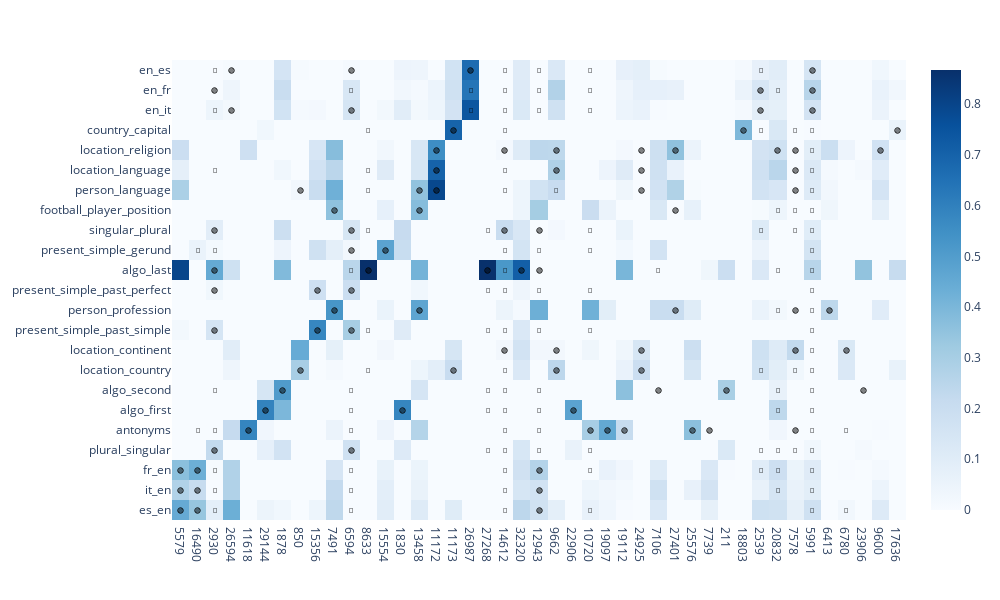

The notebook cell saved with this chart:
### Code cell
import plotly.express as px
import pandas as pd
import numpy as np

normalized_losses = {}

drop_features = []
drop_ids = [features.index(feature) for feature in drop_features]

features_dropped = [feature for feature in features if feature not in drop_features]

for task_name, losses in task_losses_positive.items():
    base_loss = losses[1]
    losses = losses[0]
    losses = np.array(losses)
    losses = np.delete(losses, drop_ids)

    losses = np.minimum(losses, base_loss)

    losses = (base_loss - losses) / base_loss
    
    max_loss = np.max(losses)
    min_loss = np.min(losses)

    # losses = (losses - min_loss) / (max_loss - min_loss)

    # losses = losses / max_loss

    # losses[losses < 0.2] = 0.0
    # losses[losses > 1.0] = 1.0

    # losses = np.clip(losses, 0.2, 1.0)
    
    # mean_loss = np.mean(losses - base_loss)

    # base_acc = losses[1][1]

    # accs = [base_acc - loss[1] for loss in losses[0]]
    normalized_losses[task_name] = losses


heatmap = np.zeros((len(task_names), len(features_dropped)))

for i, task_name in enumerate(task_names):
    for j, feature in enumerate(features_dropped):
        heatmap[i, j] = normalized_losses[task_name][j]

def make_heatmap():
    normalized_losses = {}

    drop_features = []
    drop_ids = [features.index(feature) for feature in drop_features]

    features_dropped = [feature for feature in features if feature not in drop_features]

    for task_name, losses in task_losses_positive.items():
        base_loss = losses[1]
        losses = losses[0]
        losses = np.array(losses)
        losses = np.delete(losses, drop_ids)

        losses = np.minimum(losses, base_loss)

        losses = (base_loss - losses) / base_loss
        
        max_loss = np.max(losses)
        # min_loss = np.min(losses)

        losses = losses / max_loss

        losses[losses < 0.2] = 0.0
        losses[losses > 1.0] = 1.0
        
        # mean_loss = np.mean(losses - base_loss)

        # base_acc = losses[1][1]

        # accs = [base_acc - loss[1] for loss in losses[0]]
        normalized_losses[task_name] = losses


    heatmap = np.zeros((len(task_names), len(features_dropped)))

    for i, task_name in enumerate(task_names):
        for j, feature in enumerate(features_dropped):
            heatmap[i, j] = normalized_losses[task_name][j]

    return heatmap


# heatmap /= np.mean(heatmap, axis=0, keepdims=True)



# heatmap = np.where(heatmap > 0, np.log(heatmap), -10)
# heatmap[np.isnan(heatmap)] = np.min(heatmap[np.isfinite(heatmap)])
# heatmap[np.isinf(heatmap)] = np.max(heatmap[np.isfinite(heatmap)])

# heatmap = np.log(1 + heatmap * 40)

# heatmap = np.clip(heatmap, -5, 5)

# avg_heatmap = np.sum(heatmap != 1, axis=0)

sort_map = make_heatmap()
# sort_map = heatmap

avg_heatmap  = np.max(sort_map, axis=0)

sorted_idx = np.argsort(-avg_heatmap)

heatmap = heatmap[:, sorted_idx]

sort_map = sort_map[:, sorted_idx]

# min_heatmap = np.min(heatmap, axis=1)   

min_pos = np.argmax(sort_map, axis=1)

y_sorted_idx = np.argsort(min_pos)

heatmap = heatmap[y_sorted_idx]


heatmap = np.flip(heatmap, axis=0)

fig = px.imshow(heatmap, x=[str(features_dropped[x]) for x in sorted_idx], y=[task_names[x] for x in y_sorted_idx][::-1], width=1000, height=600, aspect="auto", color_continuous_scale="Blues")

def make_filp_mask():
    heatmap = np.zeros((len(task_names), len(features)))
    feat_to_idx = {feat: i for i, feat in enumerate(features)}


    for i, task_name in enumerate(task_names):
        feats = tv_features[task_name]
        for feat in feats:
            if feat in feat_to_idx:
                heatmap[i, feat_to_idx[feat]] = 2


        feats = task_features[task_name]
        for feat in feats:
            if feat in feat_to_idx:
                heatmap[i, feat_to_idx[feat]] = 1

    heatmap = heatmap[y_sorted_idx]
    heatmap = heatmap[:, sorted_idx]

    return heatmap

filp_mask = make_filp_mask()


filp_mask = np.flip(filp_mask, axis=0)

annotation_style = dict(
    showarrow=False,
    font=dict(color="black", size=7),
    xanchor="center",
    yanchor="middle"
)

special_cells = {
    tuple(x): ["🟢"] for x in np.argwhere(filp_mask == 1)
}

special_cells.update({
    tuple(x): ["🔴"] for x in np.argwhere(filp_mask == 2)
})

# special_cells.update({
#     tuple(x): ["✔", "*"] for x in np.argwhere(filp_mask == 3)
# })

annotations = [
    {**annotation_style, **dict(x=cell[1], y=cell[0], text=icon, xshift=0, yshift=0 - i * 6)}
    for cell, icons in special_cells.items()
    for i, icon in enumerate(icons)
]
fig.update_layout(annotations=annotations)

fig.show()

### Figure 1 — Plotly figure (JSON) as saved in the notebook; plotly's stock layout.template omitted (floating-point values rounded to 4 significant figures; data arrays with more than 128 entries replaced by an {"elided": "..."} marker saying what was removed)
{"data": [{"coloraxis": "coloraxis", "hovertemplate": "x: %{x}<br>y: %{y}<br>color: %{z}<extra></extra>", "name": "0", "type": "heatmap", "x": ["5579", "16490", "2930", "26594", "11618", "29144", "1878", "850", "15356", "7491", "6594", "8633", "15554", "1830", "13458", "11172", "11173", "26987", "27268", "14612", "32320", "12943", "9662", "22906", "10720", "19097", "19112", "24925", "7106", "27401", "25576", "7739", "211", "18803", "2539", "20832", "7578", "5991", "6413", "6780", "23906", "9600", "17636"], "xaxis": "x", "y": ["en_es", "en_fr", "en_it", "country_capital", "location_religion", "location_language", "person_language", "football_player_position", "singular_plural", "present_simple_gerund", "algo_last", "present_simple_past_perfect", "person_profession", "present_simple_past_simple", "location_continent", "location_country", "algo_second", "algo_first", "antonyms", "plural_singular", "fr_en", "it_en", "es_en"], "yaxis": "y", "z": {"elided": "23x43 float values"}}], "layout": {"annotations": [{"font": {"color": "black", "size": 7}, "showarrow": false, "text": "🟢", "x": 3, "xanchor": "center", "xshift": 0, "y": 0, "yanchor": "middle", "yshift": 0}, {"font": {"color": "black", "size": 7}, "showarrow": false, "text": "🟢", "x": 10, "xanchor": "center", "xshift": 0, "y": 0, "yanchor": "middle", "yshift": 0}, {"font": {"color": "black", "size": 7}, "showarrow": false, "text": "🟢", "x": 17, "xanchor": "center", "xshift": 0, "y": 0, "yanchor": "middle", "yshift": 0}, {"font": {"color": "black", "size": 7}, "showarrow": false, "text": "🟢", "x": 37, "xanchor": "center", "xshift": 0, "y": 0, "yanchor": "middle", "yshift": 0}, {"font": {"color": "black", "size": 7}, "showarrow": false, "text": "🟢", "x": 2, "xanchor": "center", "xshift": 0, "y": 1, "yanchor": "middle", "yshift": 0}, {"font": {"color": "black", "size": 7}, "showarrow": false, "text": "🟢", "x": 34, "xanchor": "center", "xshift": 0, "y": 1, "yanchor": "middle", "yshift": 0}, {"font": {"color": "black", "size": 7}, "showarrow": false, "text": "🟢", "x": 37, "xanchor": "center", "xshift": 0, "y": 1, "yanchor": "middle", "yshift": 0}, {"font": {"color": "black", "size": 7}, "showarrow": false, "text": "🟢", "x": 3, "xanchor": "center", "xshift": 0, "y": 2, "yanchor": "middle", "yshift": 0}, {"font": {"color": "black", "size": 7}, "showarrow": false, "text": "🟢", "x": 10, "xanchor": "center", "xshift": 0, "y": 2, "yanchor": "middle", "yshift": 0}, {"font": {"color": "black", "size": 7}, "showarrow": false, "text": "🟢", "x": 34, "xanchor": "center", "xshift": 0, "y": 2, "yanchor": "middle", "yshift": 0}, {"font": {"color": "black", "size": 7}, "showarrow": false, "text": "🟢", "x": 37, "xanchor": "center", "xshift": 0, "y": 2, "yanchor": "middle", "yshift": 0}, {"font": {"color": "black", "size": 7}, "showarrow": false, "text": "🟢", "x": 16, "xanchor": "center", "xshift": 0, "y": 3, "yanchor": "middle", "yshift": 0}, {"font": {"color": "black", "size": 7}, "showarrow": false, "text": "🟢", "x": 33, "xanchor": "center", "xshift": 0, "y": 3, "yanchor": "middle", "yshift": 0}, {"font": {"color": "black", "size": 7}, "showarrow": false, "text": "🟢", "x": 42, "xanchor": "center", "xshift": 0, "y": 3, "yanchor": "middle", "yshift": 0}, {"font": {"color": "black", "size": 7}, "showarrow": false, "text": "🟢", "x": 15, "xanchor": "center", "xshift": 0, "y": 4, "yanchor": "middle", "yshift": 0}, {"font": {"color": "black", "size": 7}, "showarrow": false, "text": "🟢", "x": 19, "xanchor": "center", "xshift": 0, "y": 4, "yanchor": "middle", "yshift": 0}, {"font": {"color": "black", "size": 7}, "showarrow": false, "text": "🟢", "x": 22, "xanchor": "center", "xshift": 0, "y": 4, "yanchor": "middle", "yshift": 0}, {"font": {"color": "black", "size": 7}, "showarrow": false, "text": "🟢", "x": 27, "xanchor": "center", "xshift": 0, "y": 4, "yanchor": "middle", "yshift": 0}, {"font": {"color": "black", "size": 7}, "showarrow": false, "text": "🟢", "x": 29, "xanchor": "center", "xshift": 0, "y": 4, "yanchor": "middle", "yshift": 0}, {"font": {"color": "black", "size": 7}, "showarrow": false, "text": "🟢", "x": 35, "xanchor": "center", "xshift": 0, "y": 4, "yanchor": "middle", "yshift": 0}, {"font": {"color": "black", "size": 7}, "showarrow": false, "text": "🟢", "x": 36, "xanchor": "center", "xshift": 0, "y": 4, "yanchor": "middle", "yshift": 0}, {"font": {"color": "black", "size": 7}, "showarrow": false, "text": "🟢", "x": 41, "xanchor": "center", "xshift": 0, "y": 4, "yanchor": "middle", "yshift": 0}, {"font": {"color": "black", "size": 7}, "showarrow": false, "text": "🟢", "x": 15, "xanchor": "center", "xshift": 0, "y": 5, "yanchor": "middle", "yshift": 0}, {"font": {"color": "black", "size": 7}, "showarrow": false, "text": "🟢", "x": 22, "xanchor": "center", "xshift": 0, "y": 5, "yanchor": "middle", "yshift": 0}, {"font": {"color": "black", "size": 7}, "showarrow": false, "text": "🟢", "x": 27, "xanchor": "center", "xshift": 0, "y": 5, "yanchor": "middle", "yshift": 0}, {"font": {"color": "black", "size": 7}, "showarrow": false, "text": "🟢", "x": 36, "xanchor": "center", "xshift": 0, "y": 5, "yanchor": "middle", "yshift": 0}, {"font": {"color": "black", "size": 7}, "showarrow": false, "text": "🟢", "x": 7, "xanchor": "center", "xshift": 0, "y": 6, "yanchor": "middle", "yshift": 0}, {"font": {"color": "black", "size": 7}, "showarrow": false, "text": "🟢", "x": 14, "xanchor": "center", "xshift": 0, "y": 6, "yanchor": "middle", "yshift": 0}, {"font": {"color": "black", "size": 7}, "showarrow": false, "text": "🟢", "x": 15, "xanchor": "center", "xshift": 0, "y": 6, "yanchor": "middle", "yshift": 0}, {"font": {"color": "black", "size": 7}, "showarrow": false, "text": "🟢", "x": 27, "xanchor": "center", "xshift": 0, "y": 6, "yanchor": "middle", "yshift": 0}, {"font": {"color": "black", "size": 7}, "showarrow": false, "text": "🟢", "x": 36, "xanchor": "center", "xshift": 0, "y": 6, "yanchor": "middle", "yshift": 0}, {"font": {"color": "black", "size": 7}, "showarrow": false, "text": "🟢", "x": 9, "xanchor": "center", "xshift": 0, "y": 7, "yanchor": "middle", "yshift": 0}, {"font": {"color": "black", "size": 7}, "showarrow": false, "text": "🟢", "x": 14, "xanchor": "center", "xshift": 0, "y": 7, "yanchor": "middle", "yshift": 0}, {"font": {"color": "black", "size": 7}, "showarrow": false, "text": "🟢", "x": 29, "xanchor": "center", "xshift": 0, "y": 7, "yanchor": "middle", "yshift": 0}, {"font": {"color": "black", "size": 7}, "showarrow": false, "text": "🟢", "x": 2, "xanchor": "center", "xshift": 0, "y": 8, "yanchor": "middle", "yshift": 0}, {"font": {"color": "black", "size": 7}, "showarrow": false, "text": "🟢", "x": 10, "xanchor": "center", "xshift": 0, "y": 8, "yanchor": "middle", "yshift": 0}, {"font": {"color": "black", "size": 7}, "showarrow": false, "text": "🟢", "x": 19, "xanchor": "center", "xshift": 0, "y": 8, "yanchor": "middle", "yshift": 0}, {"font": {"color": "black", "size": 7}, "showarrow": false, "text": "🟢", "x": 21, "xanchor": "center", "xshift": 0, "y": 8, "yanchor": "middle", "yshift": 0}, {"font": {"color": "black", "size": 7}, "showarrow": false, "text": "🟢", "x": 10, "xanchor": "center", "xshift": 0, "y": 9, "yanchor": "middle", "yshift": 0}, {"font": {"color": "black", "size": 7}, "showarrow": false, "text": "🟢", "x": 12, "xanchor": "center", "xshift": 0, "y": 9, "yanchor": "middle", "yshift": 0}, {"font": {"color": "black", "size": 7}, "showarrow": false, "text": "🟢", "x": 2, "xanchor": "center", "xshift": 0, "y": 10, "yanchor": "middle", "yshift": 0}, {"font": {"color": "black", "size": 7}, "showarrow": false, "text": "🟢", "x": 11, "xanchor": "center", "xshift": 0, "y": 10, "yanchor": "middle", "yshift": 0}, {"font": {"color": "black", "size": 7}, "showarrow": false, "text": "🟢", "x": 18, "xanchor": "center", "xshift": 0, "y": 10, "yanchor": "middle", "yshift": 0}, {"font": {"color": "black", "size": 7}, "showarrow": false, "text": "🟢", "x": 20, "xanchor": "center", "xshift": 0, "y": 10, "yanchor": "middle", "yshift": 0}, {"font": {"color": "black", "size": 7}, "showarrow": false, "text": "🟢", "x": 21, "xanchor": "center", "xshift": 0, "y": 10, "yanchor": "middle", "yshift": 0}, {"font": {"color": "black", "size": 7}, "showarrow": false, "text": "🟢", "x": 2, "xanchor": "center", "xshift": 0, "y": 11, "yanchor": "middle", "yshift": 0}, {"font": {"color": "black", "size": 7}, "showarrow": false, "text": "🟢", "x": 8, "xanchor": "center", "xshift": 0, "y": 11, "yanchor": "middle", "yshift": 0}, {"font": {"color": "black", "size": 7}, "showarrow": false, "text": "🟢", "x": 10, "xanchor": "center", "xshift": 0, "y": 11, "yanchor": "middle", "yshift": 0}, {"font": {"color": "black", "size": 7}, "showarrow": false, "text": "🟢", "x": 9, "xanchor": "center", "xshift": 0, "y": 12, "yanchor": "middle", "yshift": 0}, {"font": {"color": "black", "size": 7}, "showarrow": false, "text": "🟢", "x": 14, "xanchor": "center", "xshift": 0, "y": 12, "yanchor": "middle", "yshift": 0}, {"font": {"color": "black", "size": 7}, "showarrow": false, "text": "🟢", "x": 29, "xanchor": "center", "xshift": 0, "y": 12, "yanchor": "middle", "yshift": 0}, {"font": {"color": "black", "size": 7}, "showarrow": false, "text": "🟢", "x": 36, "xanchor": "center", "xshift": 0, "y": 12, "yanchor": "middle", "yshift": 0}, {"font": {"color": "black", "size": 7}, "showarrow": false, "text": "🟢", "x": 38, "xanchor": "center", "xshift": 0, "y": 12, "yanchor": "middle", "yshift": 0}, {"font": {"color": "black", "size": 7}, "showarrow": false, "text": "🟢", "x": 2, "xanchor": "center", "xshift": 0, "y": 13, "yanchor": "middle", "yshift": 0}, {"font": {"color": "black", "size": 7}, "showarrow": false, "text": "🟢", "x": 8, "xanchor": "center", "xshift": 0, "y": 13, "yanchor": "middle", "yshift": 0}, {"font": {"color": "black", "size": 7}, "showarrow": false, "text": "🟢", "x": 10, "xanchor": "center", "xshift": 0, "y": 13, "yanchor": "middle", "yshift": 0}, {"font": {"color": "black", "size": 7}, "showarrow": false, "text": "🟢", "x": 19, "xanchor": "center", "xshift": 0, "y": 14, "yanchor": "middle", "yshift": 0}, {"font": {"color": "black", "size": 7}, "showarrow": false, "text": "🟢", "x": 22, "xanchor": "center", "xshift": 0, "y": 14, "yanchor": "middle", "yshift": 0}, {"font": {"color": "black", "size": 7}, "showarrow": false, "text": "🟢", "x": 27, "xanchor": "center", "xshift": 0, "y": 14, "yanchor": "middle", "yshift": 0}, {"font": {"color": "black", "size": 7}, "showarrow": false, "text": "🟢", "x": 36, "xanchor": "center", "xshift": 0, "y": 14, "yanchor": "middle", "yshift": 0}, {"font": {"color": "black", "size": 7}, "showarrow": false, "text": "🟢", "x": 39, "xanchor": "center", "xshift": 0, "y": 14, "yanchor": "middle", "yshift": 0}, {"font": {"color": "black", "size": 7}, "showarrow": false, "text": "🟢", "x": 7, "xanchor": "center", "xshift": 0, "y": 15, "yanchor": "middle", "yshift": 0}, {"font": {"color": "black", "size": 7}, "showarrow": false, "text": "🟢", "x": 16, "xanchor": "center", "xshift": 0, "y": 15, "yanchor": "middle", "yshift": 0}, {"font": {"color": "black", "size": 7}, "showarrow": false, "text": "🟢", "x": 22, "xanchor": "center", "xshift": 0, "y": 15, "yanchor": "middle", "yshift": 0}, {"font": {"color": "black", "size": 7}, "showarrow": false, "text": "🟢", "x": 27, "xanchor": "center", "xshift": 0, "y": 15, "yanchor": "middle", "yshift": 0}, {"font": {"color": "black", "size": 7}, "showarrow": false, "text": "🟢", "x": 6, "xanchor": "center", "xshift": 0, "y": 16, "yanchor": "middle", "yshift": 0}, {"font": {"color": "black", "size": 7}, "showarrow": false, "text": "🟢", "x": 28, "xanchor": "center", "xshift": 0, "y": 16, "yanchor": "middle", "yshift": 0}, {"font": {"color": "black", "size": 7}, "showarrow": false, "text": "🟢", "x": 32, "xanchor": "center", "xshift": 0, "y": 16, "yanchor": "middle", "yshift": 0}, {"font": {"color": "black", "size": 7}, "showarrow": false, "text": "🟢", "x": 40, "xanchor": "center", "xshift": 0, "y": 16, "yanchor": "middle", "yshift": 0}, {"font": {"color": "black", "size": 7}, "showarrow": false, "text": "🟢", "x": 5, "xanchor": "center", "xshift": 0, "y": 17, "yanchor": "middle", "yshift": 0}, {"font": {"color": "black", "size": 7}, "showarrow": false, "text": "🟢", "x": 13, "xanchor": "center", "xshift": 0, "y": 17, "yanchor": "middle", "yshift": 0}, {"font": {"color": "black", "size": 7}, "showarrow": false, "text": "🟢", "x": 23, "xanchor": "center", "xshift": 0, "y": 17, "yanchor": "middle", "yshift": 0}, {"font": {"color": "black", "size": 7}, "showarrow": false, "text": "🟢", "x": 4, "xanchor": "center", "xshift": 0, "y": 18, "yanchor": "middle", "yshift": 0}, {"font": {"color": "black", "size": 7}, "showarrow": false, "text": "🟢", "x": 24, "xanchor": "center", "xshift": 0, "y": 18, "yanchor": "middle", "yshift": 0}, {"font": {"color": "black", "size": 7}, "showarrow": false, "text": "🟢", "x": 25, "xanchor": "center", "xshift": 0, "y": 18, "yanchor": "middle", "yshift": 0}, {"font": {"color": "black", "size": 7}, "showarrow": false, "text": "🟢", "x": 26, "xanchor": "center", "xshift": 0, "y": 18, "yanchor": "middle", "yshift": 0}, {"font": {"color": "black", "size": 7}, "showarrow": false, "text": "🟢", "x": 30, "xanchor": "center", "xshift": 0, "y": 18, "yanchor": "middle", "yshift": 0}, {"font": {"color": "black", "size": 7}, "showarrow": false, "text": "🟢", "x": 31, "xanchor": "center", "xshift": 0, "y": 18, "yanchor": "middle", "yshift": 0}, {"font": {"color": "black", "size": 7}, "showarrow": false, "text": "🟢", "x": 36, "xanchor": "center", "xshift": 0, "y": 18, "yanchor": "middle", "yshift": 0}, {"font": {"color": "black", "size": 7}, "showarrow": false, "text": "🟢", "x": 2, "xanchor": "center", "xshift": 0, "y": 19, "yanchor": "middle", "yshift": 0}, {"font": {"color": "black", "size": 7}, "showarrow": false, "text": "🟢", "x": 10, "xanchor": "center", "xshift": 0, "y": 19, "yanchor": "middle", "yshift": 0}, {"font": {"color": "black", "size": 7}, "showarrow": false, "text": "🟢", "x": 0, "xanchor": "center", "xshift": 0, "y": 20, "yanchor": "middle", "yshift": 0}, {"font": {"color": "black", "size": 7}, "showarrow": false, "text": "🟢", "x": 1, "xanchor": "center", "xshift": 0, "y": 20, "yanchor": "middle", "yshift": 0}, {"font": {"color": "black", "size": 7}, "showarrow": false, "text": "🟢", "x": 21, "xanchor": "center", "xshift": 0, "y": 20, "yanchor": "middle", "yshift": 0}, {"font": {"color": "black", "size": 7}, "showarrow": false, "text": "🟢", "x": 0, "xanchor": "center", "xshift": 0, "y": 21, "yanchor": "middle", "yshift": 0}, {"font": {"color": "black", "size": 7}, "showarrow": false, "text": "🟢", "x": 1, "xanchor": "center", "xshift": 0, "y": 21, "yanchor": "middle", "yshift": 0}, {"font": {"color": "black", "size": 7}, "showarrow": false, "text": "🟢", "x": 21, "xanchor": "center", "xshift": 0, "y": 21, "yanchor": "middle", "yshift": 0}, {"font": {"color": "black", "size": 7}, "showarrow": false, "text": "🟢", "x": 0, "xanchor": "center", "xshift": 0, "y": 22, "yanchor": "middle", "yshift": 0}, {"font": {"color": "black", "size": 7}, "showarrow": false, "text": "🟢", "x": 1, "xanchor": "center", "xshift": 0, "y": 22, "yanchor": "middle", "yshift": 0}, {"font": {"color": "black", "size": 7}, "showarrow": false, "text": "🟢", "x": 21, "xanchor": "center", "xshift": 0, "y": 22, "yanchor": "middle", "yshift": 0}, {"font": {"color": "black", "size": 7}, "showarrow": false, "text": "🔴", "x": 2, "xanchor": "center", "xshift": 0, "y": 0, "yanchor": "middle", "yshift": 0}, {"font": {"color": "black", "size": 7}, "showarrow": false, "text": "🔴", "x": 19, "xanchor": "center", "xshift": 0, "y": 0, "yanchor": "middle", "yshift": 0}, {"font": {"color": "black", "size": 7}, "showarrow": false, "text": "🔴", "x": 21, "xanchor": "center", "xshift": 0, "y": 0, "yanchor": "middle", "yshift": 0}, {"font": {"color": "black", "size": 7}, "showarrow": false, "text": "🔴", "x": 24, "xanchor": "center", "xshift": 0, "y": 0, "yanchor": "middle", "yshift": 0}, {"font": {"color": "black", "size": 7}, "showarrow": false, "text": "🔴", "x": 34, "xanchor": "center", "xshift": 0, "y": 0, "yanchor": "middle", "yshift": 0}, {"font": {"color": "black", "size": 7}, "showarrow": false, "text": "🔴", "x": 10, "xanchor": "center", "xshift": 0, "y": 1, "yanchor": "middle", "yshift": 0}, {"font": {"color": "black", "size": 7}, "showarrow": false, "text": "🔴", "x": 17, "xanchor": "center", "xshift": 0, "y": 1, "yanchor": "middle", "yshift": 0}, {"font": {"color": "black", "size": 7}, "showarrow": false, "text": "🔴", "x": 19, "xanchor": "center", "xshift": 0, "y": 1, "yanchor": "middle", "yshift": 0}, {"font": {"color": "black", "size": 7}, "showarrow": false, "text": "🔴", "x": 21, "xanchor": "center", "xshift": 0, "y": 1, "yanchor": "middle", "yshift": 0}, {"font": {"color": "black", "size": 7}, "showarrow": false, "text": "🔴", "x": 24, "xanchor": "center", "xshift": 0, "y": 1, "yanchor": "middle", "yshift": 0}, {"font": {"color": "black", "size": 7}, "showarrow": false, "text": "🔴", "x": 35, "xanchor": "center", "xshift": 0, "y": 1, "yanchor": "middle", "yshift": 0}, {"font": {"color": "black", "size": 7}, "showarrow": false, "text": "🔴", "x": 2, "xanchor": "center", "xshift": 0, "y": 2, "yanchor": "middle", "yshift": 0}, {"font": {"color": "black", "size": 7}, "showarrow": false, "text": "🔴", "x": 17, "xanchor": "center", "xshift": 0, "y": 2, "yanchor": "middle", "yshift": 0}, {"font": {"color": "black", "size": 7}, "showarrow": false, "text": "🔴", "x": 19, "xanchor": "center", "xshift": 0, "y": 2, "yanchor": "middle", "yshift": 0}, {"font": {"color": "black", "size": 7}, "showarrow": false, "text": "🔴", "x": 21, "xanchor": "center", "xshift": 0, "y": 2, "yanchor": "middle", "yshift": 0}, {"font": {"color": "black", "size": 7}, "showarrow": false, "text": "🔴", "x": 24, "xanchor": "center", "xshift": 0, "y": 2, "yanchor": "middle", "yshift": 0}, {"font": {"color": "black", "size": 7}, "showarrow": false, "text": "🔴", "x": 11, "xanchor": "center", "xshift": 0, "y": 3, "yanchor": "middle", "yshift": 0}, {"font": {"color": "black", "size": 7}, "showarrow": false, "text": "🔴", "x": 19, "xanchor": "center", "xshift": 0, "y": 3, "yanchor": "middle", "yshift": 0}, {"font": {"color": "black", "size": 7}, "showarrow": false, "text": "🔴", "x": 34, "xanchor": "center", "xshift": 0, "y": 3, "yanchor": "middle", "yshift": 0}, {"font": {"color": "black", "size": 7}, "showarrow": false, "text": "🔴", "x": 36, "xanchor": "center", "xshift": 0, "y": 3, "yanchor": "middle", "yshift": 0}, {"font": {"color": "black", "size": 7}, "showarrow": false, "text": "🔴", "x": 37, "xanchor": "center", "xshift": 0, "y": 3, "yanchor": "middle", "yshift": 0}, {"font": {"color": "black", "size": 7}, "showarrow": false, "text": "🔴", "x": 37, "xanchor": "center", "xshift": 0, "y": 4, "yanchor": "middle", "yshift": 0}, {"font": {"color": "black", "size": 7}, "showarrow": false, "text": "🔴", "x": 2, "xanchor": "center", "xshift": 0, "y": 5, "yanchor": "middle", "yshift": 0}, {"font": {"color": "black", "size": 7}, "showarrow": false, "text": "🔴", "x": 11, "xanchor": "center", "xshift": 0, "y": 5, "yanchor": "middle", "yshift": 0}, {"font": {"color": "black", "size": 7}, "showarrow": false, "text": "🔴", "x": 19, "xanchor": "center", "xshift": 0, "y": 5, "yanchor": "middle", "yshift": 0}, {"font": {"color": "black", "size": 7}, "showarrow": false, "text": "🔴", "x": 37, "xanchor": "center", "xshift": 0, "y": 5, "yanchor": "middle", "yshift": 0}, {"font": {"color": "black", "size": 7}, "showarrow": false, "text": "🔴", "x": 11, "xanchor": "center", "xshift": 0, "y": 6, "yanchor": "middle", "yshift": 0}, {"font": {"color": "black", "size": 7}, "showarrow": false, "text": "🔴", "x": 19, "xanchor": "center", "xshift": 0, "y": 6, "yanchor": "middle", "yshift": 0}, {"font": {"color": "black", "size": 7}, "showarrow": false, "text": "🔴", "x": 22, "xanchor": "center", "xshift": 0, "y": 6, "yanchor": "middle", "yshift": 0}, {"font": {"color": "black", "size": 7}, "showarrow": false, "text": "🔴", "x": 37, "xanchor": "center", "xshift": 0, "y": 6, "yanchor": "middle", "yshift": 0}, {"font": {"color": "black", "size": 7}, "showarrow": false, "text": "🔴", "x": 35, "xanchor": "center", "xshift": 0, "y": 7, "yanchor": "middle", "yshift": 0}, {"font": {"color": "black", "size": 7}, "showarrow": false, "text": "🔴", "x": 36, "xanchor": "center", "xshift": 0, "y": 7, "yanchor": "middle", "yshift": 0}, {"font": {"color": "black", "size": 7}, "showarrow": false, "text": "🔴", "x": 37, "xanchor": "center", "xshift": 0, "y": 7, "yanchor": "middle", "yshift": 0}, {"font": {"color": "black", "size": 7}, "showarrow": false, "text": "🔴", "x": 11, "xanchor": "center", "xshift": 0, "y": 8, "yanchor": "middle", "yshift": 0}, {"font": {"color": "black", "size": 7}, "showarrow": false, "text": "🔴", "x": 18, "xanchor": "center", "xshift": 0, "y": 8, "yanchor": "middle", "yshift": 0}, {"font": {"color": "black", "size": 7}, "showarrow": false, "text": "🔴", "x": 24, "xanchor": "center", "xshift": 0, "y": 8, "yanchor": "middle", "yshift": 0}, {"font": {"color": "black", "size": 7}, "showarrow": false, "text": "🔴", "x": 34, "xanchor": "center", "xshift": 0, "y": 8, "yanchor": "middle", "yshift": 0}, {"font": {"color": "black", "size": 7}, "showarrow": false, "text": "🔴", "x": 36, "xanchor": "center", "xshift": 0, "y": 8, "yanchor": "middle", "yshift": 0}, {"font": {"color": "black", "size": 7}, "showarrow": false, "text": "🔴", "x": 37, "xanchor": "center", "xshift": 0, "y": 8, "yanchor": "middle", "yshift": 0}, {"font": {"color": "black", "size": 7}, "showarrow": false, "text": "🔴", "x": 1, "xanchor": "center", "xshift": 0, "y": 9, "yanchor": "middle", "yshift": 0}, {"font": {"color": "black", "size": 7}, "showarrow": false, "text": "🔴", "x": 2, "xanchor": "center", "xshift": 0, "y": 9, "yanchor": "middle", "yshift": 0}, {"font": {"color": "black", "size": 7}, "showarrow": false, "text": "🔴", "x": 19, "xanchor": "center", "xshift": 0, "y": 9, "yanchor": "middle", "yshift": 0}, {"font": {"color": "black", "size": 7}, "showarrow": false, "text": "🔴", "x": 21, "xanchor": "center", "xshift": 0, "y": 9, "yanchor": "middle", "yshift": 0}, {"font": {"color": "black", "size": 7}, "showarrow": false, "text": "🔴", "x": 24, "xanchor": "center", "xshift": 0, "y": 9, "yanchor": "middle", "yshift": 0}, {"font": {"color": "black", "size": 7}, "showarrow": false, "text": "🔴", "x": 37, "xanchor": "center", "xshift": 0, "y": 9, "yanchor": "middle", "yshift": 0}, {"font": {"color": "black", "size": 7}, "showarrow": false, "text": "🔴", "x": 10, "xanchor": "center", "xshift": 0, "y": 10, "yanchor": "middle", "yshift": 0}, {"font": {"color": "black", "size": 7}, "showarrow": false, "text": "🔴", "x": 19, "xanchor": "center", "xshift": 0, "y": 10, "yanchor": "middle", "yshift": 0}, {"font": {"color": "black", "size": 7}, "showarrow": false, "text": "🔴", "x": 28, "xanchor": "center", "xshift": 0, "y": 10, "yanchor": "middle", "yshift": 0}, {"font": {"color": "black", "size": 7}, "showarrow": false, "text": "🔴", "x": 35, "xanchor": "center", "xshift": 0, "y": 10, "yanchor": "middle", "yshift": 0}, {"font": {"color": "black", "size": 7}, "showarrow": false, "text": "🔴", "x": 37, "xanchor": "center", "xshift": 0, "y": 10, "yanchor": "middle", "yshift": 0}, {"font": {"color": "black", "size": 7}, "showarrow": false, "text": "🔴", "x": 18, "xanchor": "center", "xshift": 0, "y": 11, "yanchor": "middle", "yshift": 0}, {"font": {"color": "black", "size": 7}, "showarrow": false, "text": "🔴", "x": 19, "xanchor": "center", "xshift": 0, "y": 11, "yanchor": "middle", "yshift": 0}, {"font": {"color": "black", "size": 7}, "showarrow": false, "text": "🔴", "x": 21, "xanchor": "center", "xshift": 0, "y": 11, "yanchor": "middle", "yshift": 0}, {"font": {"color": "black", "size": 7}, "showarrow": false, "text": "🔴", "x": 24, "xanchor": "center", "xshift": 0, "y": 11, "yanchor": "middle", "yshift": 0}, {"font": {"color": "black", "size": 7}, "showarrow": false, "text": "🔴", "x": 37, "xanchor": "center", "xshift": 0, "y": 11, "yanchor": "middle", "yshift": 0}, {"font": {"color": "black", "size": 7}, "showarrow": false, "text": "🔴", "x": 35, "xanchor": "center", "xshift": 0, "y": 12, "yanchor": "middle", "yshift": 0}, {"font": {"color": "black", "size": 7}, "showarrow": false, "text": "🔴", "x": 37, "xanchor": "center", "xshift": 0, "y": 12, "yanchor": "middle", "yshift": 0}, {"font": {"color": "black", "size": 7}, "showarrow": false, "text": "🔴", "x": 11, "xanchor": "center", "xshift": 0, "y": 13, "yanchor": "middle", "yshift": 0}, {"font": {"color": "black", "size": 7}, "showarrow": false, "text": "🔴", "x": 18, "xanchor": "center", "xshift": 0, "y": 13, "yanchor": "middle", "yshift": 0}, {"font": {"color": "black", "size": 7}, "showarrow": false, "text": "🔴", "x": 19, "xanchor": "center", "xshift": 0, "y": 13, "yanchor": "middle", "yshift": 0}, {"font": {"color": "black", "size": 7}, "showarrow": false, "text": "🔴", "x": 21, "xanchor": "center", "xshift": 0, "y": 13, "yanchor": "middle", "yshift": 0}, {"font": {"color": "black", "size": 7}, "showarrow": false, "text": "🔴", "x": 24, "xanchor": "center", "xshift": 0, "y": 13, "yanchor": "middle", "yshift": 0}, {"font": {"color": "black", "size": 7}, "showarrow": false, "text": "🔴", "x": 37, "xanchor": "center", "xshift": 0, "y": 13, "yanchor": "middle", "yshift": 0}, {"font": {"color": "black", "size": 7}, "showarrow": false, "text": "🔴", "x": 37, "xanchor": "center", "xshift": 0, "y": 14, "yanchor": "middle", "yshift": 0}, {"font": {"color": "black", "size": 7}, "showarrow": false, "text": "🔴", "x": 11, "xanchor": "center", "xshift": 0, "y": 15, "yanchor": "middle", "yshift": 0}, {"font": {"color": "black", "size": 7}, "showarrow": false, "text": "🔴", "x": 19, "xanchor": "center", "xshift": 0, "y": 15, "yanchor": "middle", "yshift": 0}, {"font": {"color": "black", "size": 7}, "showarrow": false, "text": "🔴", "x": 34, "xanchor": "center", "xshift": 0, "y": 15, "yanchor": "middle", "yshift": 0}, {"font": {"color": "black", "size": 7}, "showarrow": false, "text": "🔴", "x": 36, "xanchor": "center", "xshift": 0, "y": 15, "yanchor": "middle", "yshift": 0}, {"font": {"color": "black", "size": 7}, "showarrow": false, "text": "🔴", "x": 37, "xanchor": "center", "xshift": 0, "y": 15, "yanchor": "middle", "yshift": 0}, {"font": {"color": "black", "size": 7}, "showarrow": false, "text": "🔴", "x": 2, "xanchor": "center", "xshift": 0, "y": 16, "yanchor": "middle", "yshift": 0}, {"font": {"color": "black", "size": 7}, "showarrow": false, "text": "🔴", "x": 10, "xanchor": "center", "xshift": 0, "y": 16, "yanchor": "middle", "yshift": 0}, {"font": {"color": "black", "size": 7}, "showarrow": false, "text": "🔴", "x": 18, "xanchor": "center", "xshift": 0, "y": 16, "yanchor": "middle", "yshift": 0}, {"font": {"color": "black", "size": 7}, "showarrow": false, "text": "🔴", "x": 19, "xanchor": "center", "xshift": 0, "y": 16, "yanchor": "middle", "yshift": 0}, {"font": {"color": "black", "size": 7}, "showarrow": false, "text": "🔴", "x": 21, "xanchor": "center", "xshift": 0, "y": 16, "yanchor": "middle", "yshift": 0}, {"font": {"color": "black", "size": 7}, "showarrow": false, "text": "🔴", "x": 35, "xanchor": "center", "xshift": 0, "y": 16, "yanchor": "middle", "yshift": 0}, {"font": {"color": "black", "size": 7}, "showarrow": false, "text": "🔴", "x": 37, "xanchor": "center", "xshift": 0, "y": 16, "yanchor": "middle", "yshift": 0}, {"font": {"color": "black", "size": 7}, "showarrow": false, "text": "🔴", "x": 10, "xanchor": "center", "xshift": 0, "y": 17, "yanchor": "middle", "yshift": 0}, {"font": {"color": "black", "size": 7}, "showarrow": false, "text": "🔴", "x": 18, "xanchor": "center", "xshift": 0, "y": 17, "yanchor": "middle", "yshift": 0}, {"font": {"color": "black", "size": 7}, "showarrow": false, "text": "🔴", "x": 19, "xanchor": "center", "xshift": 0, "y": 17, "yanchor": "middle", "yshift": 0}, {"font": {"color": "black", "size": 7}, "showarrow": false, "text": "🔴", "x": 21, "xanchor": "center", "xshift": 0, "y": 17, "yanchor": "middle", "yshift": 0}, {"font": {"color": "black", "size": 7}, "showarrow": false, "text": "🔴", "x": 35, "xanchor": "center", "xshift": 0, "y": 17, "yanchor": "middle", "yshift": 0}, {"font": {"color": "black", "size": 7}, "showarrow": false, "text": "🔴", "x": 37, "xanchor": "center", "xshift": 0, "y": 17, "yanchor": "middle", "yshift": 0}, {"font": {"color": "black", "size": 7}, "showarrow": false, "text": "🔴", "x": 1, "xanchor": "center", "xshift": 0, "y": 18, "yanchor": "middle", "yshift": 0}, {"font": {"color": "black", "size": 7}, "showarrow": false, "text": "🔴", "x": 2, "xanchor": "center", "xshift": 0, "y": 18, "yanchor": "middle", "yshift": 0}, {"font": {"color": "black", "size": 7}, "showarrow": false, "text": "🔴", "x": 10, "xanchor": "center", "xshift": 0, "y": 18, "yanchor": "middle", "yshift": 0}, {"font": {"color": "black", "size": 7}, "showarrow": false, "text": "🔴", "x": 19, "xanchor": "center", "xshift": 0, "y": 18, "yanchor": "middle", "yshift": 0}, {"font": {"color": "black", "size": 7}, "showarrow": false, "text": "🔴", "x": 21, "xanchor": "center", "xshift": 0, "y": 18, "yanchor": "middle", "yshift": 0}, {"font": {"color": "black", "size": 7}, "showarrow": false, "text": "🔴", "x": 37, "xanchor": "center", "xshift": 0, "y": 18, "yanchor": "middle", "yshift": 0}, {"font": {"color": "black", "size": 7}, "showarrow": false, "text": "🔴", "x": 39, "xanchor": "center", "xshift": 0, "y": 18, "yanchor": "middle", "yshift": 0}, {"font": {"color": "black", "size": 7}, "showarrow": false, "text": "🔴", "x": 18, "xanchor": "center", "xshift": 0, "y": 19, "yanchor": "middle", "yshift": 0}, {"font": {"color": "black", "size": 7}, "showarrow": false, "text": "🔴", "x": 19, "xanchor": "center", "xshift": 0, "y": 19, "yanchor": "middle", "yshift": 0}, {"font": {"color": "black", "size": 7}, "showarrow": false, "text": "🔴", "x": 21, "xanchor": "center", "xshift": 0, "y": 19, "yanchor": "middle", "yshift": 0}, {"font": {"color": "black", "size": 7}, "showarrow": false, "text": "🔴", "x": 24, "xanchor": "center", "xshift": 0, "y": 19, "yanchor": "middle", "yshift": 0}, {"font": {"color": "black", "size": 7}, "showarrow": false, "text": "🔴", "x": 34, "xanchor": "center", "xshift": 0, "y": 19, "yanchor": "middle", "yshift": 0}, {"font": {"color": "black", "size": 7}, "showarrow": false, "text": "🔴", "x": 35, "xanchor": "center", "xshift": 0, "y": 19, "yanchor": "middle", "yshift": 0}, {"font": {"color": "black", "size": 7}, "showarrow": false, "text": "🔴", "x": 36, "xanchor": "center", "xshift": 0, "y": 19, "yanchor": "middle", "yshift": 0}, {"font": {"color": "black", "size": 7}, "showarrow": false, "text": "🔴", "x": 37, "xanchor": "center", "xshift": 0, "y": 19, "yanchor": "middle", "yshift": 0}, {"font": {"color": "black", "size": 7}, "showarrow": false, "text": "🔴", "x": 2, "xanchor": "center", "xshift": 0, "y": 20, "yanchor": "middle", "yshift": 0}, {"font": {"color": "black", "size": 7}, "showarrow": false, "text": "🔴", "x": 10, "xanchor": "center", "xshift": 0, "y": 20, "yanchor": "middle", "yshift": 0}, {"font": {"color": "black", "size": 7}, "showarrow": false, "text": "🔴", "x": 19, "xanchor": "center", "xshift": 0, "y": 20, "yanchor": "middle", "yshift": 0}, {"font": {"color": "black", "size": 7}, "showarrow": false, "text": "🔴", "x": 24, "xanchor": "center", "xshift": 0, "y": 20, "yanchor": "middle", "yshift": 0}, {"font": {"color": "black", "size": 7}, "showarrow": false, "text": "🔴", "x": 34, "xanchor": "center", "xshift": 0, "y": 20, "yanchor": "middle", "yshift": 0}, {"font": {"color": "black", "size": 7}, "showarrow": false, "text": "🔴", "x": 35, "xanchor": "center", "xshift": 0, "y": 20, "yanchor": "middle", "yshift": 0}, {"font": {"color": "black", "size": 7}, "showarrow": false, "text": "🔴", "x": 37, "xanchor": "center", "xshift": 0, "y": 20, "yanchor": "middle", "yshift": 0}, {"font": {"color": "black", "size": 7}, "showarrow": false, "text": "🔴", "x": 2, "xanchor": "center", "xshift": 0, "y": 21, "yanchor": "middle", "yshift": 0}, {"font": {"color": "black", "size": 7}, "showarrow": false, "text": "🔴", "x": 10, "xanchor": "center", "xshift": 0, "y": 21, "yanchor": "middle", "yshift": 0}, {"font": {"color": "black", "size": 7}, "showarrow": false, "text": "🔴", "x": 19, "xanchor": "center", "xshift": 0, "y": 21, "yanchor": "middle", "yshift": 0}, {"font": {"color": "black", "size": 7}, "showarrow": false, "text": "🔴", "x": 35, "xanchor": "center", "xshift": 0, "y": 21, "yanchor": "middle", "yshift": 0}, {"font": {"color": "black", "size": 7}, "showarrow": false, "text": "🔴", "x": 37, "xanchor": "center", "xshift": 0, "y": 21, "yanchor": "middle", "yshift": 0}, {"font": {"color": "black", "size": 7}, "showarrow": false, "text": "🔴", "x": 2, "xanchor": "center", "xshift": 0, "y": 22, "yanchor": "middle", "yshift": 0}, {"font": {"color": "black", "size": 7}, "showarrow": false, "text": "🔴", "x": 10, "xanchor": "center", "xshift": 0, "y": 22, "yanchor": "middle", "yshift": 0}, {"font": {"color": "black", "size": 7}, "showarrow": false, "text": "🔴", "x": 19, "xanchor": "center", "xshift": 0, "y": 22, "yanchor": "middle", "yshift": 0}, {"font": {"color": "black", "size": 7}, "showarrow": false, "text": "🔴", "x": 24, "xanchor": "center", "xshift": 0, "y": 22, "yanchor": "middle", "yshift": 0}, {"font": {"color": "black", "size": 7}, "showarrow": false, "text": "🔴", "x": 37, "xanchor": "center", "xshift": 0, "y": 22, "yanchor": "middle", "yshift": 0}, {"font": {"color": "black", "size": 7}, "showarrow": false, "text": "🔴", "x": 39, "xanchor": "center", "xshift": 0, "y": 22, "yanchor": "middle", "yshift": 0}], "coloraxis": {"colorscale": [[0, "rgb(247,251,255)"], [0.125, "rgb(222,235,247)"], [0.25, "rgb(198,219,239)"], [0.375, "rgb(158,202,225)"], [0.5, "rgb(107,174,214)"], [0.625, "rgb(66,146,198)"], [0.75, "rgb(33,113,181)"], [0.875, "rgb(8,81,156)"], [1, "rgb(8,48,107)"]]}, "height": 600, "margin": {"t": 60}, "width": 1000, "xaxis": {"anchor": "y", "domain": [0, 1]}, "yaxis": {"anchor": "x", "autorange": "reversed", "domain": [0, 1]}}}
